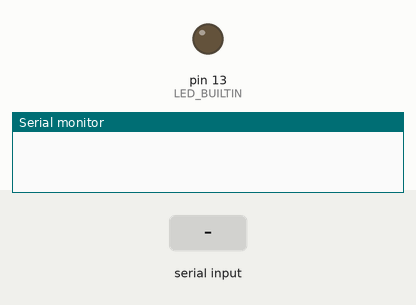
A sketch run on a simulated Arduino Uno, built with avr-gcc and run on an emulated ATmega328P. Shown: output pins drawn as LEDs (lit = HIGH), the last lines printed to the serial monitor. The test bench sets the inputs (shaded band).

Above: at 1.2 s.
1.3 s: "S" received over Serial
At 1.6 s:
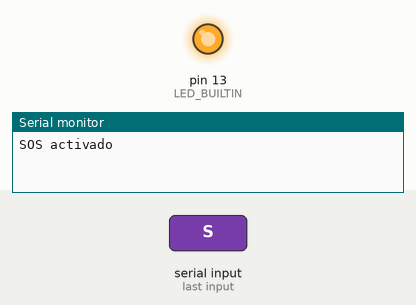
Timing chart, 0 to 10.3 s (numbered marks = the images above; inputs shaded):
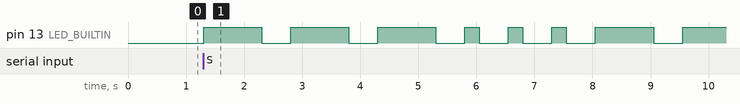

The sketch:

sos-pro.ino
```cpp
// Vamos a crear un blink que indique SOS:
// - 3 destellos cortos (puntos)
// - 3 destellos largos (rayas)
// - 3 destellos cortos (puntos)

bool input = false;

// Aquí se inicializan las variables
void setup() {
  // initialize digital pin LED_BUILTIN as an output.
  pinMode(LED_BUILTIN, OUTPUT);
  Serial.begin(9600);
}


// Aquí definimos la función "loop", que como dice su nombre será un loop en el que el código se iniciará infinitamente
void loop() {
  if (Serial.available() > 0) {  // Verificar si hay datos en el puerto serie
    char entrada = Serial.read();  // Leer el carácter ingresado

    if (entrada == 'S' || entrada == 's') {  // Si la tecla es 'S' o 's'
      input = !input;
      if (input) {
        Serial.print("SOS activado\n");
      }
      else {
        Serial.print("SOS desactivado\n");
      }
    }
  }

  if (input) {
    SOS();
  }
}

// Creamos una funcion para el SOS
void SOS() {
  // Genera 3 rayas (cada "raya" dura 1000 ms encendida)
  for (int i = 0; i < 3; i++) {
    digitalWrite(LED_BUILTIN, HIGH);
    delay(1000);
    digitalWrite(LED_BUILTIN, LOW);
    delay(500);
  }

  // Genera 3 puntos (cada "punto" dura 250 ms encendida)
  for (int i = 0; i < 3; i++) {
    digitalWrite(LED_BUILTIN, HIGH);
    delay(250);
    digitalWrite(LED_BUILTIN, LOW);
    delay(500);
  }

  // Genera 3 rayas nuevamente
  for (int i = 0; i < 3; i++) {
    digitalWrite(LED_BUILTIN, HIGH);
    delay(1000);
    digitalWrite(LED_BUILTIN, LOW);
    delay(500);
  }

  // Tiempo adicional antes de repetir la secuencia
  delay(1000);
}
```

Measured:
- after the input at 1.3 s, pin 13 (LED_BUILTIN): goes 3 × (HIGH 1.0 s, LOW 0.50 s), 3 × (HIGH 0.25 s, LOW 0.50 s), HIGH 1.0 s, LOW 0.50 s, then HIGH, starting at once
